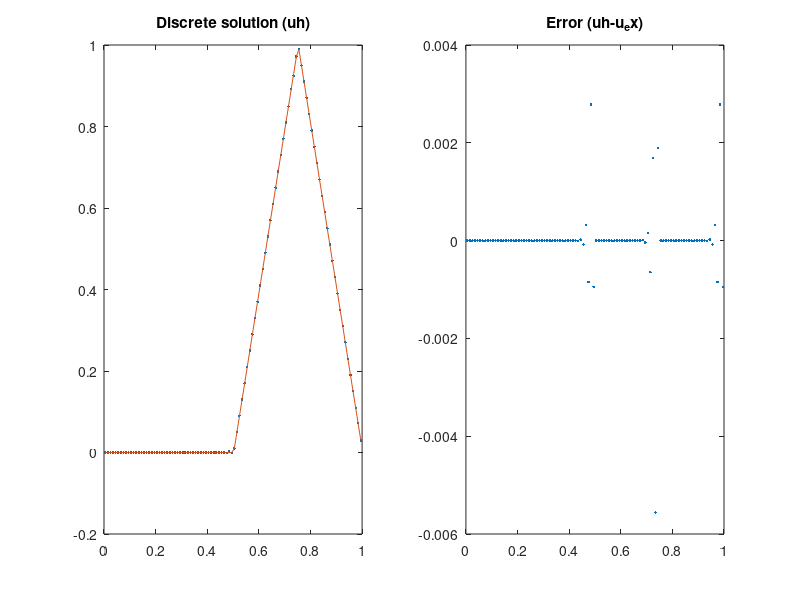

The MATLAB source for this figure:
% Solves the linear advection equation over the interval [0,1] using 
% one of three different schemes: 'Lax-Friedrichs', 'upwind', or 'Lax-Wendroff'. 
% Periodic boundary conditions are assumed.
%% Parameters
%   a - Advection coefficient (velocity)
%   nu - Local Courant number. Determines Courant number and temporal grid size.
%   theta - The power which nu is raised to. Determines whether the scheme
%     used is 'Lax-Friedrichs' (-1), 'upwind' (0), or 'Lax-Wendroff' (1).
%   N - Number of grid points. Determines spatial grid size dx.
%   NumIts - Number of iterations of the scheme.
%   key - Chooses the initial condition. It is either the indicator function of the 
%     interval [1/4,3/4] (1), the hat function of the interval [1/4,3/4] (2), 
%     or sin(2*pi*x) (otherwise).

a = 1;
nu = 1.01;
theta = 1;
N = 100;
NumIts = 25;
key = 2;
%% Setup
h = 1/N; % spatial grid size
x = h/2 : h : 1-h/2; % discretization of the interval [0,1]
lambda = nu/abs(a); % CFL number
dt = lambda*h; % temporal grid size

% Initial condition
if key == 1
    u = 0 + ((1/4-abs(x-1/2))>0);
elseif key == 2
    u = max(0, 1-4*abs(x-1/2));
else
    u = sin(2*pi*x);
end
plot(x, u, '.');
%% Numerical Solution
time = 0;
for it = 1:NumIts
    time = time + dt;
    % computing numerical flux function
    Phi = 0.5*a*([u, u(1)] + [u(N), u]) ...
    - 0.5*nu^theta*abs(a)*([u, u(1)] - [u(N), u]);
    % updating u with forward time-step
    u = u - lambda * (Phi(2:N+1) - Phi(1:N));
    
    xmodulo = mod(a*time,1);
    % computing exact solution for error comparison
    if key == 1
        uex = 0 + ((1/4-abs(x-xmodulo-1/2))>0) ...
        + ((1/4-abs(x-xmodulo+1/2))>0);
    elseif key == 2
        uex = max(0, 1-4*abs(x-xmodulo-1/2)) ...
        + max(0, 1-4*abs(x-xmodulo+1/2));
    else
        uex = sin(2*pi*(x-xmodulo));
    end

    if mod(it, 50)
        subplot(1,2,1), plot(x, u, '.', x, uex, '-');
        title('Discrete solution (uh)');
        subplot(1,2,2), plot(x, u-uex, '.');
        title('Error (uh-u_ex)');
        
        drawnow();
    end
end